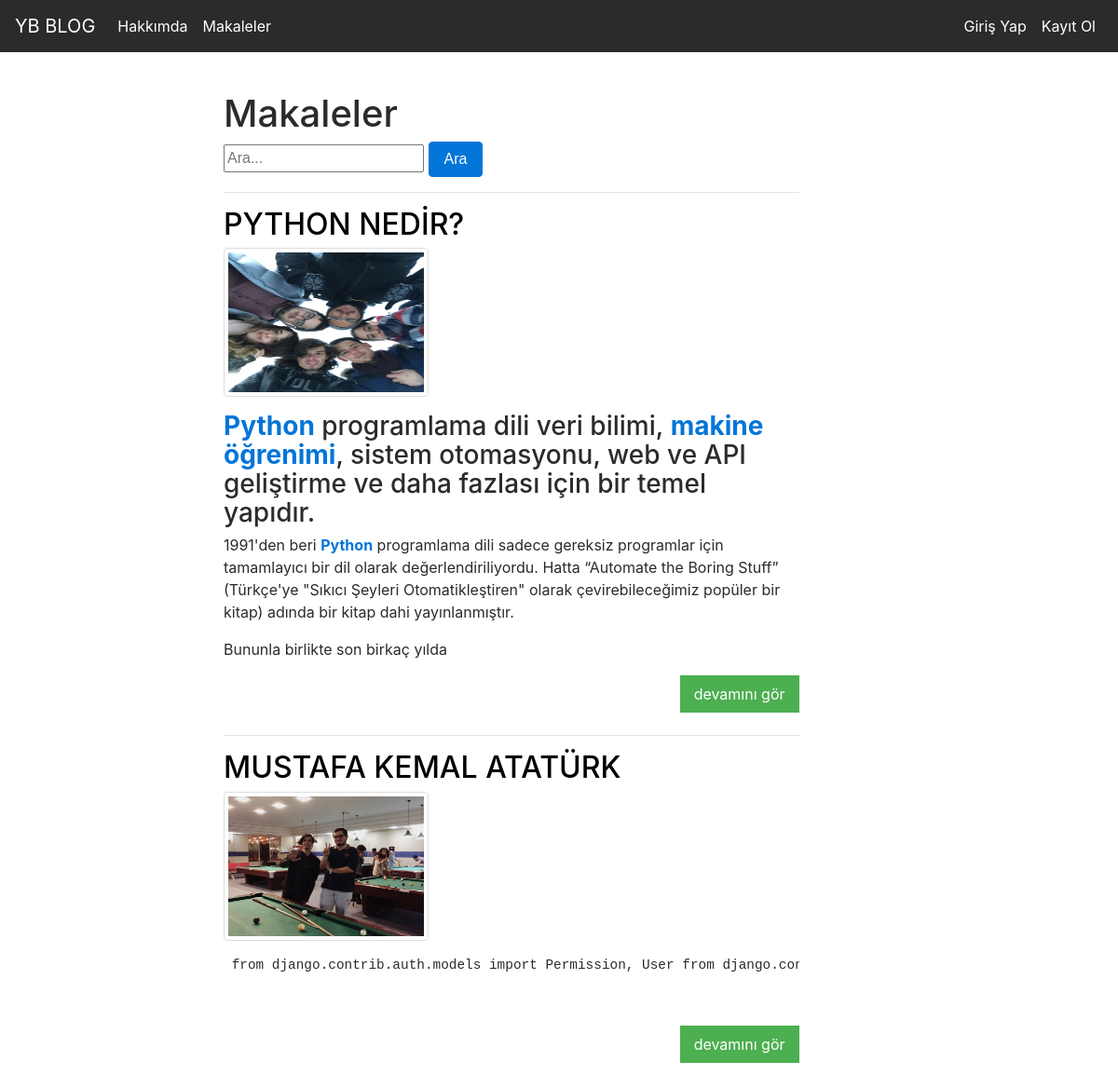
The app's page /articles/ with its own data.
### article/models.py (models this page shows, shortened)
class Article(models.Model):
    author=models.ForeignKey("auth.User",on_delete=models.CASCADE,verbose_name="Yazar")
    title=models.CharField(max_length=50,verbose_name="Başlık")
    content=RichTextField(verbose_name="içerik")
    created_date=models.DateTimeField(auto_now_add=True,verbose_name="Oluşturulma tarihi")
    article_img=models.FileField(blank=True,null=True,verbose_name="makaleye fotoğraf ekleyin")
    class Meta:
        ordering = ['-created_date']

### article/views.py (the view)
# urls.py: path('', views.articles, name="articles"),
def articles(request):
    keyword=request.GET.get("keyword")
    if keyword:
        articles=Article.objects.filter(title__contains=keyword)
        return render(request,"articles.html",{"articles":articles})
    articles=Article.objects.all()
    return render(request,"articles.html",{"articles":articles})

### templates/articles.html (shortened to what this page needs)
{% extends "layout.html" %}
{% block body %}
{% if articles %}
  <div class="col-md-7" style="margin-left:180px;">
                  <h1>Makaleler</h1>
<form>
 <input type="text" name="keyword" class=" input" maxlength="64" placeholder="Ara...">
<button type="submit" class="btn btn-primary ">Ara</button></form>
</div>
<table>
                 {% for article in articles %}
                  <div class="col-md-7" style="margin-left:180px;">
                  <hr>
<a href="{% url 'article:detail' article.id %}" style="color: #000000;text-transform: uppercase;"><h2>{{article.title}}</h2></a>
                     {% if article.article_img %}
                     <a href="{% url 'article:detail' article.id %}"><img src="{{article.article_img.url}}" style="width:220px;height: 160px" alt="post img" class="pull-left img-responsive thumb margin10 img-thumbnail"></a>
                     {% endif %}
                   <article><p>
                        {{article.content|safe|truncatewords:60}}
                         </p></article>
                </div>
                  <div class="col-md-7" style="margin-left:180px;">
  <a  href="{% url 'article:detail' article.id %}" class="button"
  >devamını gör</a><br><br>
</div>
                 {% endfor %}
</table>
{% else %}
<div class="alert alert-danger">Makale bulunamadı...</div>
{% endif %}
{% endblock body %}

### templates/layout.html (shortened to what this page needs)
<!DOCTYPE html>
{% load static %}
<html lang="en">
<head>
    <link rel="stylesheet" href="{% static 'css/bootstrap.min.css' %}">
</head>
<body>
    {% include "includes/navbar.html" %}
    <div style="margin-top : 100px" class= "container">
    {% block body %}
    {% endblock  %}
    </div>
</body>
</html>

### templates/includes/navbar.html (shortened to what this page needs)
<nav class="navbar navbar-toggleable-md navbar-inverse fixed-top bg-inverse">
    <a class="navbar-brand" href="{% url 'index' %}">YB BLOG</a>
    <div class="collapse navbar-collapse" id="navbarCollapse">
      <ul class="navbar-nav mr-auto">
        <li class="nav-item active">
          <a class="nav-link" href="{% url 'about' %}">Hakkımda </a>
        </li>
        <li class="nav-item active">
          <a class="nav-link" href="{% url 'article:articles' %}">Makaleler </a>
        </li>
      </ul>
      <ul class="navbar-nav ml-auto">
        {% if request.user.is_authenticated %}
        <li class="nav-item active">
          <a class="nav-link" href="{% url 'user:profile' request.user.id %}">{{request.user.username}} </a>
        </li>
        <li class="nav-item active">
          <a class="nav-link" href="{% url 'user:logout' %}">Çıkış Yap</a>
        </li>
        {% else %}
        <li class="nav-item active">
          <a class="nav-link" href="{% url 'user:login' %}">Giriş Yap </a>
        </li>
        <li class="nav-item active">
          <a class="nav-link" href="{% url 'user:register' %}">Kayıt Ol </a>
        </li>
        {% endif %}
      </ul>
    </div>
  </nav>

### templates/articles.html (style rules this page uses)
.button { -webkit-transition-duration: 0.2s; transition-duration: 0.2s; }
.button { background-color: #4CAF50; border: none; color: white; padding: 8px 15px; text-align: center; text-decoration: none; display: inline-block; font-size: 16px; margin-bottom: 80px; float: right; }

### records on screen
Article: title "PYTHON NEDİR?", article_img (picture), content "Python programlama dili veri bilimi, makine öğrenimi , sistem otomasyonu, web ve API geliştirme ve daha fazlası için bir temel yapıdır. 1991'den beri Python programlama dili sadece gereksiz programlar için tamamlayıcı bir dil olarak değerlendiriliyordu. Hatta “Automate the Boring Stuff” (Türkçe'ye \"Sıkıcı Şeyleri Otomatikleştiren\" olarak çevirebileceğimiz popüler bir kitap) adında bir kitap dahi yayınlanmıştır. Bununla birlikte son birkaç yılda"
Article: title "MUSTAFA KEMAL ATATÜRK", article_img (picture), content "from django.contrib.auth.models import Permission, User from…"
